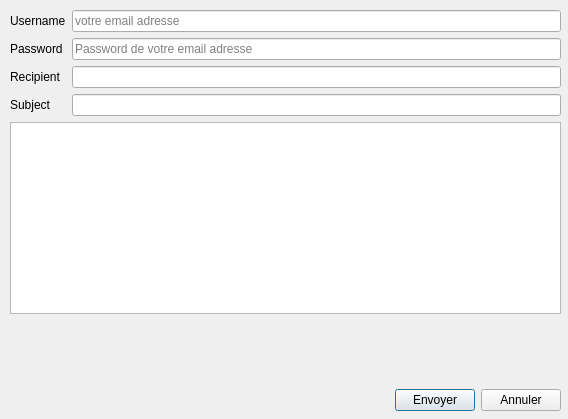
<?xml version="1.0" encoding="UTF-8"?>
<ui version="4.0">
 <class>Dialog_Mailing</class>
 <widget class="QDialog" name="Dialog_Mailing">
  <property name="geometry">
   <rect>
    <x>0</x>
    <y>0</y>
    <width>568</width>
    <height>419</height>
   </rect>
  </property>
  <property name="windowTitle">
   <string>Dialog</string>
  </property>
  <widget class="QWidget" name="layoutWidget">
   <property name="geometry">
    <rect>
     <x>10</x>
     <y>10</y>
     <width>551</width>
     <height>401</height>
    </rect>
   </property>
   <layout class="QVBoxLayout" name="verticalLayout">
    <item>
     <layout class="QFormLayout" name="formLayout">
      <item row="0" column="0">
       <widget class="QLabel" name="nomLabel">
        <property name="text">
         <string>Username</string>
        </property>
       </widget>
      </item>
      <item row="0" column="1">
       <widget class="QLineEdit" name="uname">
         <property name="text">
         <string/>
        </property>
        <property name="placeholderText">
         <string>votre email adresse</string>
        </property>
       </widget>
      </item>
      <item row="1" column="0">
       <widget class="QLabel" name="prenomLabel">
        <property name="text">
         <string>Password</string>
        </property>
       </widget>
      </item>
      <item row="1" column="1">
       <widget class="QLineEdit" name="passwd_2">
         <property name="inputMask">
         <string/>
        </property>
        <property name="text">
         <string/>
        </property>
        <property name="echoMode">
         <enum>QLineEdit::PasswordEchoOnEdit</enum>
        </property>
        <property name="placeholderText">
         <string>Password de votre email adresse</string>
        </property>
       </widget>
      </item>
      <item row="2" column="0">
       <widget class="QLabel" name="recipientLabel">
        <property name="text">
         <string>Recipient</string>
        </property>
       </widget>
      </item>
      <item row="2" column="1">
       <widget class="QLineEdit" name="recipient_2">
        </widget>
      </item>
      <item row="3" column="0">
       <widget class="QLabel" name="subjectLabel">
        <property name="text">
         <string>Subject</string>
        </property>
       </widget>
      </item>
      <item row="3" column="1">
       <widget class="QLineEdit" name="subjectLineEdit_2">
        </widget>
      </item>
     </layout>
    </item>
    <item>
     <widget class="QTextEdit" name="message_2">
      </widget>
    </item>
    <item>
     <spacer name="verticalSpacer">
      <property name="orientation">
       <enum>Qt::Vertical</enum>
      </property>
      <property name="sizeHint" stdset="0">
       <size>
        <width>20</width>
        <height>40</height>
       </size>
      </property>
     </spacer>
    </item>
    <item>
     <layout class="QHBoxLayout" name="horizontalLayout">
      <item>
       <spacer name="horizontalSpacer">
        <property name="orientation">
         <enum>Qt::Horizontal</enum>
        </property>
        <property name="sizeHint" stdset="0">
         <size>
          <width>40</width>
          <height>20</height>
         </size>
        </property>
       </spacer>
      </item>
      <item>
       <widget class="QPushButton" name="envoyer_dialog_2">
        <property name="text">
         <string>Envoyer</string>
        </property>
       </widget>
      </item>
      <item>
       <widget class="QPushButton" name="annuler_mail_2">
        <property name="text">
         <string>Annuler</string>
        </property>
       </widget>
      </item>
     </layout>
    </item>
   </layout>
  </widget>
 </widget>
 <resources/>
 <connections/>
</ui>
